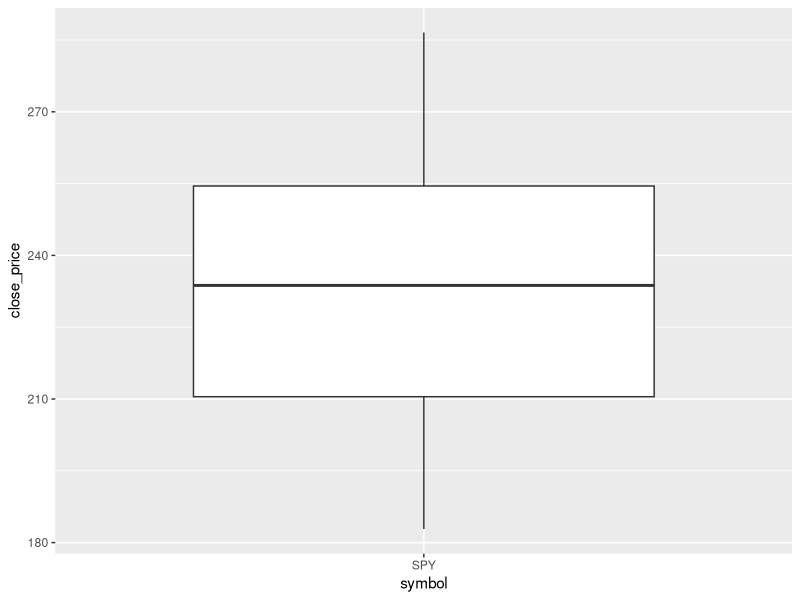
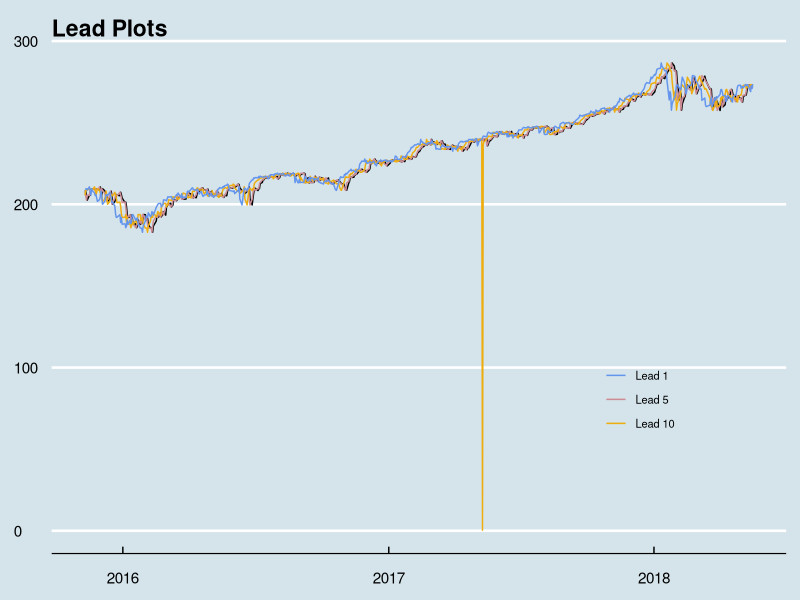
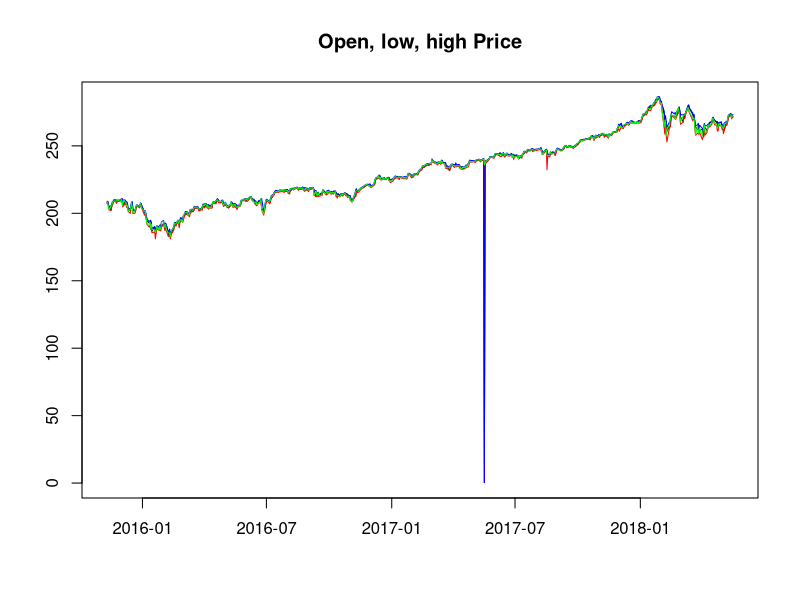
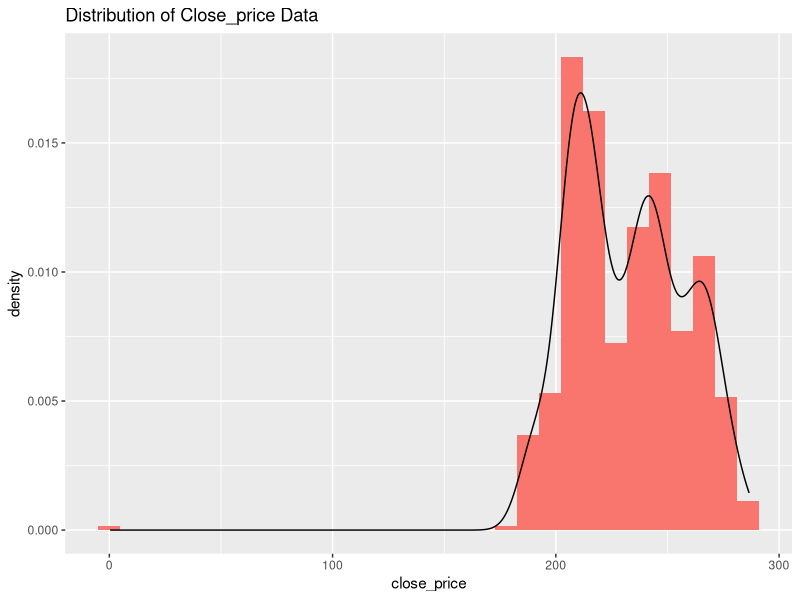
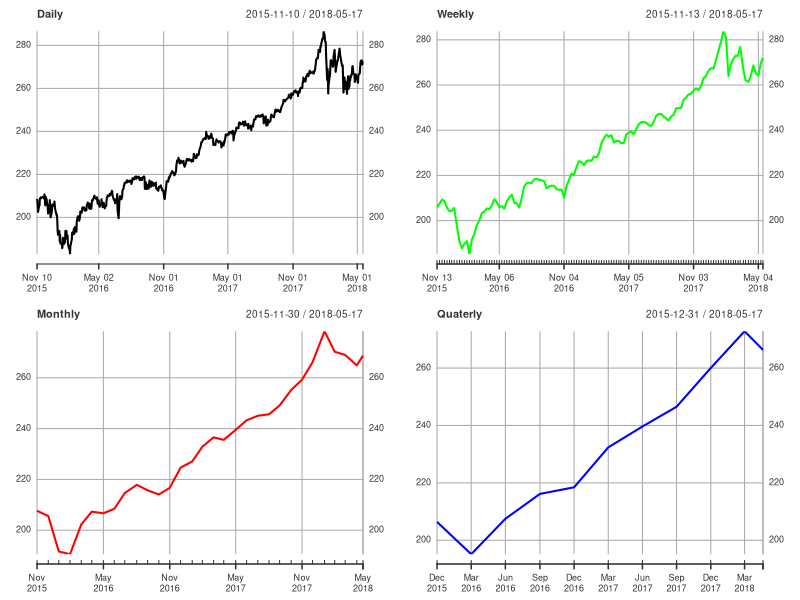
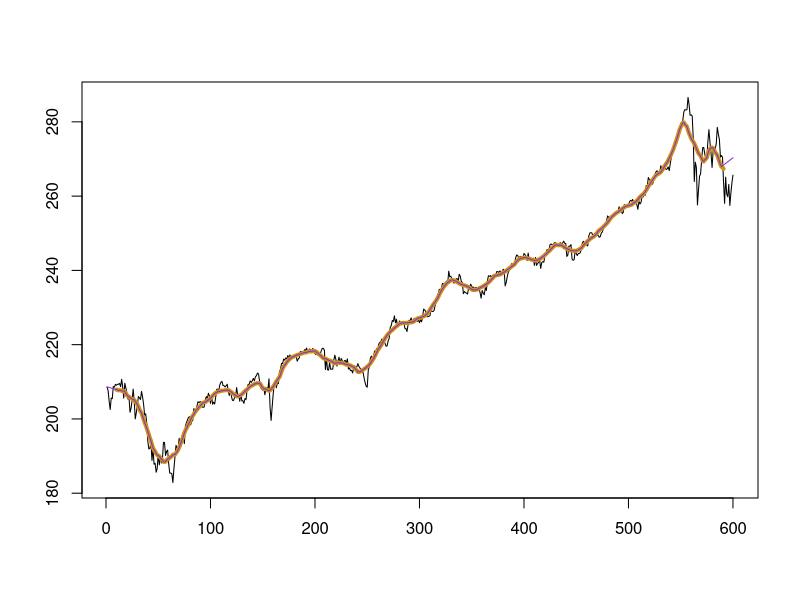
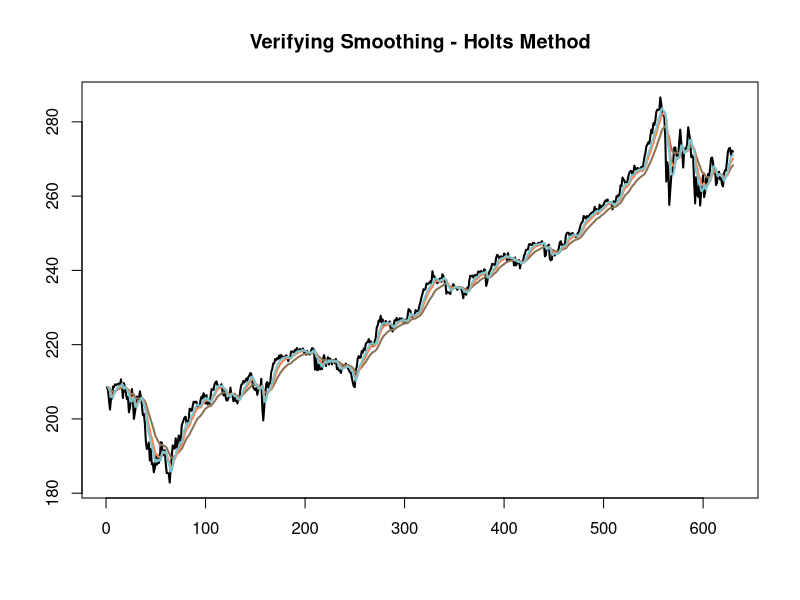
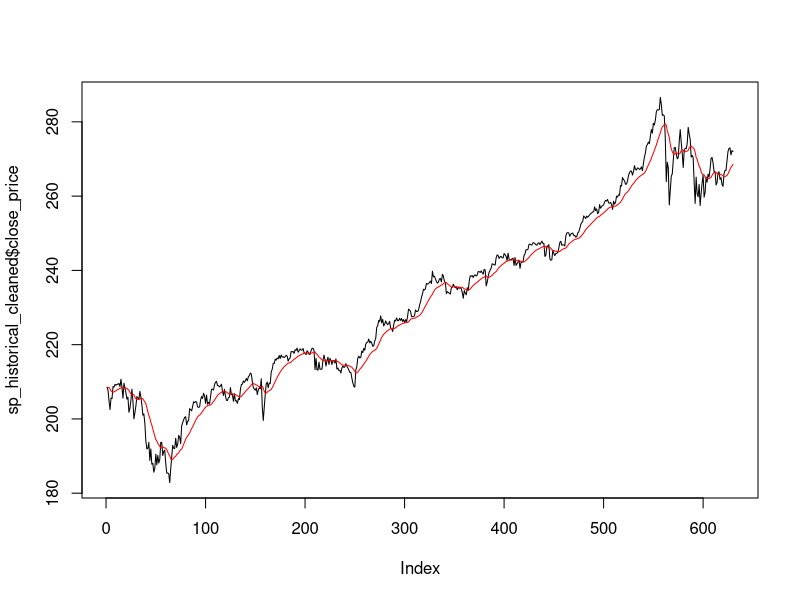

These figures' R source, in order:

#-----------------------------
# Business Understandading
#-----------------------------
# Business objective:
#
# Please apply any machine learning algorithm you are comfortable with for predicting this time series
#

remove(list = ls())

# 
# install.packages("tseries")
# install.packages("xts")
# install.packages("tidyverse")
# install.packages("reshape2")
# install.packages("forecast")
# install.packages("lubridate")
# install.packages("ggthemes")


library(tseries)
library(xts)
library(tidyverse)
library(reshape2)
library(forecast)
library(lubridate)
library(ggthemes)

# Read Data from the CSV

sp_historical_data <- read.csv(file = "Data/historical_data.csv")
dim(sp_historical_data)
head(sp_historical_data)
str(sp_historical_data)

#-----------------------------
# Data Understanding
#-----------------------------

# DATA PREPARATION ----


# Remove unwanted columns  ----

# remove the redundant columns symbol, name, class_type_of
# "SPY", "SPDR S&P500", "S_P_500"
sp_historical_cleaned <-
  sp_historical_data[,-which(names(sp_historical_data) %in% c("symbol", "name", "class_type_of"))]
head(sp_historical_cleaned)


# Check for NAs ----
sapply(
  sp_historical_cleaned,
  FUN = function(x)
    sum(is.na(x))
)
# Comments: NAs found in Lead_1, Lead_2 and Lead_10


# remove NAs ----
#query to find  NAs
na_leads <-
  sapply(sp_historical_cleaned[, which(names(sp_historical_cleaned) %in%
                                         c("lead_1", "lead_5", "lead_10"))],
         function(x)
           which(is.na.data.frame(x)))
# Comments NAs were identified in lead_1, lead_5, lead_10
dim(sp_historical_cleaned)

# NAs ARE ----
na_leads

# remove NAs from lead_10 ----
sp_historical_cleaned <- sp_historical_cleaned[-na_leads$lead_10, ]
dim(sp_historical_cleaned)

# find the NAs in lead_1 and lead_5 ----
na_leads_iter1 <-
  sapply(sp_historical_cleaned[, which(names(sp_historical_cleaned) %in% c("lead_1", "lead_5", "lead_10"))],
         function(x)
           which(is.na.data.frame(x)))

# NAs in lead iter1 are ----
na_leads_iter1

# remove the NA from lead_1 ----
sp_historical_cleaned <-
  sp_historical_cleaned[-(na_leads_iter1$lead_1),]

dim(sp_historical_cleaned)

# find the NAs in Lead 5 ----
na_leads_iter2 <-
  sapply(sp_historical_cleaned[, which(names(sp_historical_cleaned) %in% c("lead_1", "lead_5", "lead_10"))],
         function(x)
           which(is.na.data.frame(x)))

na_leads_iter2

# remove the NA from lead_5 ----
sp_historical_cleaned <-
  sp_historical_cleaned[-na_leads_iter2$lead_5,]
dim(x = sp_historical_cleaned)

# check for NAs ----
sapply(
  sp_historical_cleaned,
  FUN = function(x)
    sum(is.na(x))
)
# Comments: No NAs found

head(sp_historical_cleaned)

# check for outliers in close_price ----
ggplot(data = sp_historical_data,aes(x = symbol,y = close_price)) + geom_boxplot()
# Comments: No outliers found

# Converting factors to Characters ----
str(sp_historical_cleaned)

# convert the date to R date format ----
sp_historical_cleaned$date_txn <-
  mdy(sp_historical_cleaned$date_txn) #%>%  head()

# check for uniuqes and duplicates ----
sum(duplicated(x = sp_historical_data$date_txn))
# Comments: No duplicates found

# Check for invalid valid data ----
# checking for minimum dips 
sp_historical_cleaned[which.min(x = sp_historical_cleaned$open), ]
sp_historical_cleaned[which.min(x = sp_historical_cleaned$low), ]
sp_historical_cleaned[which.min(x = sp_historical_cleaned$high), ]
sp_historical_cleaned[which.min(x = sp_historical_cleaned$close_price), ]
sp_historical_cleaned[which.min(x = sp_historical_cleaned$lead_1), ]
sp_historical_cleaned[which.min(x = sp_historical_cleaned$lead_5), ]
sp_historical_cleaned[which.min(x = sp_historical_cleaned$lead_10), ]

# There is bad data in open, low, high, lead_1, thus considering the "close_price"

#-----------------------------
# EXPLORATORY DATA ANALYSIS
#-----------------------------

# Plotting the datasets 
ggplot(data = sp_historical_cleaned) + geom_line(aes(x = date_txn,y = close_price)) +
  geom_line(aes(x = date_txn,y = lead_1, col = "chartresue1")) + #+ +
  geom_line(aes(date_txn,lead_5,col = "red")) + # 
  geom_line(aes(date_txn,lead_10, col = "blue")) +
  labs(title = "Lead Plots") +
  scale_color_manual(labels = c("Lead 1","Lead 5","Lead 10"), values = c("cornflowerblue","lightpink3", "darkgoldenrod2")) +
  theme_economist() +
  theme(legend.position = c(0.8, 0.3),
        legend.background = element_blank(),
        axis.title.x = element_blank(),
        axis.title.y = element_blank(),
        legend.text = element_text(size= 8),
        legend.title = element_blank())

# Comments: Thus considering the close_price as the lead_prices do not convey much information


plot(sp_historical_cleaned$date_txn,
     y = sp_historical_cleaned$open, ylab = "", xlab = "", main = "Open, low, high Price",
     type = "l")
lines(
  sp_historical_cleaned$date_txn,
  y = sp_historical_cleaned$low,
  type = "l",
  col = "red"
)
lines(
  sp_historical_cleaned$date_txn,
  y = sp_historical_cleaned$high,
  type = "l",
  col = "blue"
)
lines(
  sp_historical_cleaned$date_txn,
  y = sp_historical_cleaned$close_price,
  type = "l",
  col = "green"
)


# Univariate analysis
ggplot(data = sp_historical_cleaned, aes(close_price)) + 
  geom_histogram(aes(x = open, y = ..density.., fill = "red", alpha = 0.5),show.legend = FALSE) +
  geom_density(aes(y = ..density..,alpha = 0.1),show.legend = FALSE) +
  labs(title = "Distribution of Close_price Data")
  theme_economist() +
  theme(axis.title.x = element_blank(),
        axis.title.y = element_blank(),
        legend.position = "none" ,
        axis.text.y = element_blank()
        )

# Comments: Most of the Pricing data is concentrated around 200 - 240

# TIME-SERIES OBJECT
# Creating a time series object of "sp_historical_cleaned"
sp_historical_ts <-  xts(x = sp_historical_cleaned[, -1], order.by = sp_historical_cleaned[, 1]) 

par(mfrow = c(2,2))

# Daily close price
plot(apply.daily(x = sp_historical_ts$close_price, FUN = mean), main = "Daily", cex = 0.4)

# Weekly close price
plot(
  apply.weekly(x = sp_historical_ts$close_price, FUN = mean),
  type = "l", cex = 0.4,
  col = "green",
  main = "Weekly"
)

# monthly close price
plot(
  apply.monthly(x = sp_historical_ts$close_price, FUN = mean),
  col = "red",cex = 0.4,
  main = "Monthly"
)

# quaterly close price
plot(
  apply.quarterly(x = sp_historical_ts$close_price, FUN = mean),
  col = "blue", cex = 0.4,
  main = "Quaterly"
)


#-----------------
# Breaking the dataset into Training and Validation datasets
#-----------------

test_rows <- 30  # one month data used for validation
training_rows <-
  nrow(sp_historical_cleaned) - test_rows  # training dataset has 600 rows

# training dataset ----
sp_train <- sp_historical_cleaned[1:training_rows, ] #

# test dataset ----
sp_test <-
  sp_historical_cleaned[(training_rows + 1):(training_rows + test_rows), ]
tail(sp_train)
head(sp_test)
dim(sp_train)
dim(sp_test)
#-----------------
# Smoothing
#----------------
# window width
w <- 9

par(mfrow = c(1,1))

plot(
  x = sp_train$close_price,
  type = "l",
  col = "black",
  lwd = 1, ylab =  "", xlab = ""
)

smoothed_moving_avg <-
  stats::filter(
    x = sp_train$close_price,
    filter = rep(x = (1 / (2 * w + 1)), (2 * w + 1)),
    sides = 2,
    method = "convolution"
  )

lines(smoothed_moving_avg, col = "darkgoldenrod3", lwd = 4)

# printing the smooted moving average ----
smoothed_moving_avg

# replacing the induced NAs as result of smoothing

#for (i in 1: )
lead_nas <- smoothed_moving_avg[w + 2] - smoothed_moving_avg[w + 1]

trail_nas <-
  smoothed_moving_avg[training_rows - w - 2] - smoothed_moving_avg[training_rows - w - 1]
lead_nas
trail_nas

# Replacing the lagging NAs are a result of windowing of moving average ----
for (i in seq(w, 1, -1)) {
  smoothed_moving_avg[i] <- smoothed_moving_avg[i + 1] - lead_nas #[i]
}

smoothed_moving_avg

# Replacing the smoothed leading NAs ----

for (i in (training_rows - w - 1):(training_rows)) {
  smoothed_moving_avg[i] <-
    smoothed_moving_avg[i - 1] + trail_nas #[(i - (training_rows - w - 1 ))]
}

smoothed_moving_avg
lines(smoothed_moving_avg, type = "l", col = "blueviolet")


# Smoothing using Holts method ----

alpha = seq(from = 0.09, to = 0.3, by = 0.1)
plot(
  x = sp_historical_cleaned$close_price,
  type = "l", ylab = "", xlab = "", main = "Verifying Smoothing - Holts Method",
  col = "black",
  lwd = 2
)
ln_colrs = c(
  "burlywood4",
  "coral",
  "cadetblue3",
  "chartreuse2",
  "chocolate4",
  "aquamarine",
  "black"
)


for (i in 1:length(alpha)) {
  smoothing_holts <-
    HoltWinters(
      x = sp_historical_cleaned$close_price,
      alpha = alpha[i],
      beta = FALSE,
      gamma = FALSE
    )
  lines(
    smoothing_holts$fitted[, 1],
    type = "l",
    col = ln_colrs[i],
    lwd = 2
  )
  
}
# Comments: Clearly, from Holts Method best smoothing happens when alpha is ~ 0.1

smoothing_holts <-
  HoltWinters(
    x = sp_historical_cleaned$close_price,
    alpha = 0.1,
    beta = FALSE,
    gamma = FALSE
  )

# Find smoothed series ----
plot(sp_historical_cleaned$close_price, type = "l")
lines(smoothing_holts$fitted[, 1], type = "l", col = "red")


# Creating a new dat frame for close_price and dates

smoothed_df <-
  cbind(index(sp_train), as.data.frame(smoothed_moving_avg))
names(smoothed_df) <- c("months_smoothed", "smoothed_close_price")

head(smoothed_df)

#--------------------
# Model Building
#--------------------
plot(sp_historical_cleaned$close_price,
     lwd = 1,
     type = "l",
     ylab = "",
     xlab = "",
     main = "SPY Close Price"
     )
lines(smoothed_df$smoothed_close_price,
      col = "coral3",
      lwd = 2)

# using the linear model fit
fit.close_price <-
  lm(
    formula = smoothed_close_price ~ cos(0.05 * months_smoothed) * poly(months_smoothed, 1)
    + sin(0.05 * months_smoothed) * poly(months_smoothed, 1),
    #+ months_smoothed,
    data = smoothed_df
  )

# summary of close
summary(fit.close_price)

lines(
  fit.close_price$fitted.values,
  type = "l",
  col = "darkorchid2",
  lwd = 3
)


# Stationarity tests on the residual time series -----
resi_close_price <-
  sp_train$close_price - fit.close_price$fitted.values

# adf test
adf.test(x = resi_close_price, alternative = "stationary")
kpss.test(x = resi_close_price)

# Comments: resi_close_price is Stationary

acf(x = resi_close_price) # AR =0  There is no auto regressive component
pacf(x = resi_close_price) # MA = 0 , there is no moving average noise component
# AR = 0 and MA = 0

Arima(y = resi_close_price)
# this has a very signma square, with a very high log likelihood. In addition to this this is AR(0) and MA(0) time series

# checking the noise and stationarity of the time series using the box-Ljung test
Box.test(x = resi_close_price, type = "Ljung-Box")
# Comments: thus the p-value of the time-series is very low making it a good fit to call it a Strictly Stationary time series.

# qqPlot of the residual timeseries
qqplot(x = smoothed_df$months_smoothed , y = resi_close_price)
# Comments:  QQ plot represent a time-series that is stationary

# Plotting the histogram of the residual time-series represents a Gaussian Curve

hist(resi_close_price, main = "Residual Series")


# Checking the properities of Residual time-series by inspection
plot(
  x = resi_close_price,
  type = "l",
  main = "Residual Time series",
  ylab = "",
  xlab = ""
)

# Comments: Thus, it is also clear from the plots ARIMA, ADF test, KPSS test the that the time series is stationary

#------------------------------------
# MODEL EVALUATION
#------------------------------------

# predicting the values fitted model from the vadlidation dataset ----

test_months <-
  as.data.frame((training_rows + 1):(training_rows + test_rows))
names(test_months) <- "months_smoothed"
head(test_months)

pred_close_price_train <-
  predict(object = fit.close_price, newdata = test_months)


# MAPE ERROR CALCULATION - ACCURACY PREDICTION

MAPE_close_price <-
  accuracy(pred_close_price_train, sp_test$close_price)[5]
MAPE_close_price

#COMMENTS: Thus with a MAPE error of just 1.0268, model is apparently a very good fit.

# combining the predicted values train and test data
sp_historical_cleaned$predicted_close_price <-
  c(fit.close_price$fitted.values, pred_close_price_train)

library(ggthemes)

# Plottig the actual vs the predicted data, using classical decomposition
ggplot(data = sp_historical_cleaned, aes(x = date_txn, y = close_price)) + geom_line() +
  geom_line(aes(x = date_txn, y = predicted_close_price, col = "green")) +
  geom_vline(
    xintercept = sp_historical_cleaned$date_txn[training_rows],
    show.legend = FALSE,
    linetype = "dashed"
  )  +
  labs(title = "Actual and Predicted Close Price - Decompostion") +
  scale_color_manual(labels = c("predicted"), values = c("blue")) +
  theme_economist() +
  theme(
    legend.position = c(0.5, 0.9),
    legend.title = element_blank(),
    legend.background = element_blank(),
    axis.title.x = element_blank(),
    axis.title.y = element_blank(),
    plot.title = element_text(size = 11)
  )


#------------------------------------------
# PREDICTION ANALYSIS USING AUTO.ARIMA
#------------------------------------------

plot(sp_historical_cleaned$close_price,
     type = "l",
     lwd = 2)

# Modelling auto arima
fit.autoarima.close_price <-
  auto.arima(sp_train$close_price,
             allowdrift = F,
             approximation = T)


summary(fit.autoarima.close_price)

close_price_autoarima_fitted <-  fit.autoarima.close_price$fitted

close_price_autoarima_fitted_test <-
  predict(fit.autoarima.close_price , n.ahead = 30)

lines(close_price_autoarima_fitted,
      type = "l",
      col = "red")

MAPE_close_price_arima <-
  accuracy(
    close_price_autoarima_fitted_test$pred,
    sp_test$close_price
  ) [5]
MAPE_close_price_arima

sp_historical_cleaned$arima_close_price <-
  c(close_price_autoarima_fitted,
    close_price_autoarima_fitted_test$pred)


#
ggplot(data = sp_historical_cleaned, aes(x = date_txn, y = close_price)) + geom_line() +
  geom_line(aes(x = date_txn, y = arima_close_price, col = "green")) +
  geom_vline(
    xintercept = sp_historical_cleaned$date_txn[training_rows],
    show.legend = FALSE,
    linetype = "dashed"
  )  +
  labs(title = "Actual Close Price and Predicted Close Price - ARIMA") +
  scale_color_manual(labels = c("predicted"), values = c("blue")) +
  theme_economist() +
  theme(
    legend.position = c(0.5, 0.9),
    legend.title = element_blank(),
    legend.background = element_blank(),
    axis.title.x = element_blank(),
    axis.title.y = element_blank(),
    plot.title = element_text(size = 10)
  )

